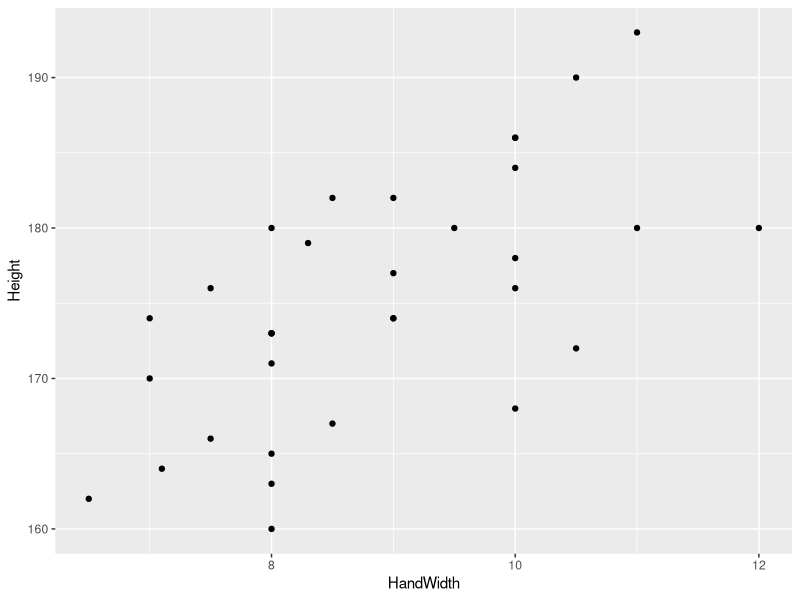
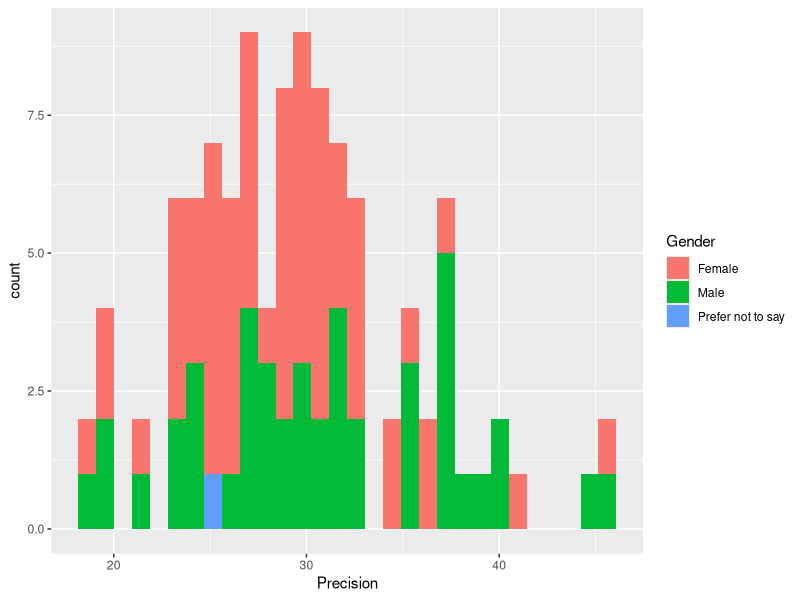

R code for these plots, in order: (Note: this script raises an error after producing the figures.)
require(tidyverse)
# Set options:

options(dplyr.summarise.inform = FALSE)



# class data

classData <- read.csv("CourseData/classData.csv")
head(classData)
tail(classData)


ggplot(classData %>% filter(Year == 2019),aes(x = HandWidth,y = Height)) +
  geom_point()

ggplot(classData,aes(x = Precision,fill = Gender)) +
  geom_histogram()

# Are males taller than females?

obsDiff <- classData %>%
  group_by(Gender) %>%
  summarise(meanVal = mean(Height)) %>%
  pull(meanVal) %>%
  diff()

obsDiff
df1 <- data.frame(shuffledDiffs = rep(NA, 1000))

df1$shuffledDiffs <- replicate(1000, classData %>%
  mutate(Gender = sample(Gender)) %>%
  group_by(Gender) %>%
  summarise(meanVal = mean(Height)) %>%
  pull(meanVal) %>%
  diff())

table(df1$shuffledDiffs <= obsDiff) # So the p-value is <0.001

# p-value
sum(df1$shuffledDiffs <= obsDiff) / length(df1$shuffledDiffs)

ggplot(df1, aes(shuffledDiffs)) +
  geom_histogram() +
  geom_vline(xintercept = obsDiff) +
  ggtitle("M vs. F, Height")

# Are reaction times different for males vs. females?

obsDiff <- classData %>%
  group_by(Gender) %>%
  summarise(meanVal = mean(Reaction)) %>%
  pull(meanVal) %>%
  diff()

obsDiff
df1 <- data.frame(shuffledDiffs = NULL)
df1$shuffledDiffs <- replicate(1000, classData %>%
  mutate(Gender = sample(Gender)) %>%
  group_by(Gender) %>%
  summarise(meanVal = mean(Reaction)) %>%
  pull(meanVal) %>%
  diff())

table(shuffledDiffs <= obsDiff) # So the p-value is <0.001
ggplot(df1, aes(shuffledDiffs)) +
  geom_histogram() +
  geom_vline(xintercept = obsDiff) +
  ggtitle("M vs. F, Reaction time")



# Are reaction times different for males vs. females?

obsDiff <- classData %>%
  group_by(Gender) %>%
  summarise(meanVal = mean(Precision)) %>%
  pull(meanVal) %>%
  diff()

obsDiff
df1 <- data.frame(shuffledDiffs = NULL)
df1$shuffledDiffs <- replicate(1000, classData %>%
  mutate(Gender = sample(Gender)) %>%
  group_by(Gender) %>%
  summarise(meanVal = mean(Precision)) %>%
  pull(meanVal) %>%
  diff())

table(shuffledDiffs <= obsDiff) # So the p-value is <0.001
ggplot(df1, aes(shuffledDiffs)) +
  geom_histogram() +
  geom_vline(xintercept = obsDiff) +
  ggtitle("M vs. F, Precision")

# Are reaction times different for right vs. left handers?

table(classData$Handedness)

obsDiff <- classData %>%
  filter(Handedness != "Both") %>%
  group_by(Handedness) %>%
  summarise(meanVal = mean(Reaction)) %>%
  pull(meanVal) %>%
  diff()

obsDiff

df1 <- data.frame(rep = 1:100, shuffledDiffs = NA)
df1$shuffledDiffs <- replicate(100, classData %>%
  filter(Handedness != "Both") %>%
  mutate(Handedness = sample(Handedness)) %>%
  group_by(Handedness) %>%
  summarise(meanVal = mean(Reaction)) %>%
  pull(meanVal) %>%
  diff())

table(shuffledDiffs <= obsDiff) # So the p-value is <0.001
ggplot(df1, aes(shuffledDiffs)) +
  geom_histogram() +
  geom_vline(xintercept = obsDiff) +
  ggtitle("Handedness, Reaction time")

# Some box plots
ggplot(classData, aes(x = Gender, y = Precision)) +
  geom_boxplot() +
  geom_jitter(width = 0.2)

names(classData)

ggplot(classData, aes(x = Gender, y = Coffee)) +
  geom_boxplot() +
  geom_jitter(width = 0.2)

table(classData$CatsOrDogs)

ggplot(classData, aes(x = CatsOrDogs, y = Reaction)) +
  geom_boxplot() +
  geom_jitter(width = 0.2)
